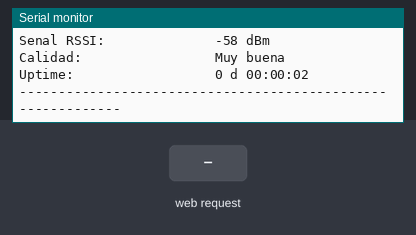
This sketch was run on a simulated ESP32. On the bench: the last lines printed to the serial monitor. The test bench sets the inputs (shaded band). WiFi joins after 1.5 s; servers stay silent unless stated; the local clock reads 2024-03-15 10:24:30 at power-on unless the sketch sets it.

Above: at 3.8 s.
3.9 s: HTTP request GET / received
At 4.3 s:
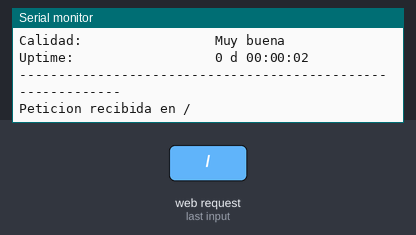
5.4 s: HTTP request GET /ping received
At 6.6 s:
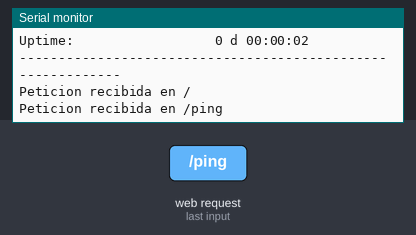

The sketch:

DOIT_ESP32_DEVKIT_V1_10_WEB_STATUS.ino
```cpp
/*
  Proyecto: DOIT_ESP32_DEVKIT_V1_10_WEB_STATUS

  Nombre visible: 004 - Web Status

  Placa: ESP32 DEVKIT V1 / ESP-WROOM-32
  Entorno: Arduino IDE 2

  Objetivo:
  - Crear una red Wi-Fi propia en modo Access Point.
  - Permitir acceder siempre a la pagina web desde http://192.168.10.1/
  - Conectar tambien el ESP32 a una red Wi-Fi conocida, si esta disponible.
  - Verificar resolucion DNS desde la placa.
  - Sincronizar fecha y hora usando NTP.
  - Mostrar una pagina de estado desde el navegador.
  - Mostrar la pagina aunque la hora aun no haya sincronizado.
  - Informar estado AP, estado Wi-Fi, IPs, RSSI, uptime y hora local.

  IMPORTANTE:
  Crear un archivo config_wifi.h en la misma carpeta del sketch.
*/

#include <WiFi.h>
#include <WebServer.h>
#include <time.h>
#include "config_wifi.h"

// ------------------------------------------------------------
// CONFIGURACION GENERAL
// ------------------------------------------------------------

const unsigned long INTERVALO_REPORTE_MS = 10000;
const unsigned long INTERVALO_REINTENTO_NTP_MS = 60000;
const unsigned long TIMEOUT_NTP_TOTAL_MS = 30000;

unsigned long ultimoReporte = 0;
unsigned long ultimoIntentoNTP = 0;

bool horaSincronizada = false;
bool servidorIniciado = false;

// ------------------------------------------------------------
// CONFIGURACION ACCESS POINT
// ------------------------------------------------------------

const char* AP_SSID = "ESP32_WEB_STATUS";
const char* AP_PASSWORD = "esp32status";

// Usamos 192.168.10.1 para evitar conflictos con redes domesticas comunes
IPAddress AP_IP(192, 168, 10, 1);
IPAddress AP_GATEWAY(192, 168, 10, 1);
IPAddress AP_SUBNET(255, 255, 255, 0);

// ------------------------------------------------------------
// CONFIGURACION NTP
// ------------------------------------------------------------

// Zona horaria Argentina: UTC-3
const long GMT_OFFSET_SEC = -3 * 60 * 60;
const int DAYLIGHT_OFFSET_SEC = 0;

// Servidores NTP
const char* NTP_SERVER_1 = "ar.pool.ntp.org";
const char* NTP_SERVER_2 = "south-america.pool.ntp.org";
const char* NTP_SERVER_3 = "pool.ntp.org";

// DNS externos para la conexion STA
IPAddress DNS_PRIMARIO(8, 8, 8, 8);
IPAddress DNS_SECUNDARIO(1, 1, 1, 1);

// Servidor web en puerto 80
WebServer servidor(80);

// ------------------------------------------------------------
// FUNCIONES AUXILIARES
// ------------------------------------------------------------

void imprimirSeparador() {
  Serial.println("------------------------------------------------------------");
}

String estadoWiFi(wl_status_t estado) {
  switch (estado) {
    case WL_CONNECTED:
      return "Conectado";
    case WL_NO_SSID_AVAIL:
      return "SSID no disponible";
    case WL_CONNECT_FAILED:
      return "Conexion fallida";
    case WL_CONNECTION_LOST:
      return "Conexion perdida";
    case WL_DISCONNECTED:
      return "Desconectado";
    case WL_IDLE_STATUS:
      return "En espera";
    default:
      return "Estado desconocido";
  }
}

bool obtenerTiempoLocal(struct tm* infoTiempo, uint32_t timeoutMs = 100) {
  return getLocalTime(infoTiempo, timeoutMs);
}

String obtenerFechaHora() {
  struct tm infoTiempo;

  if (!obtenerTiempoLocal(&infoTiempo)) {
    return "Hora no sincronizada";
  }

  char buffer[32];
  strftime(buffer, sizeof(buffer), "%d/%m/%Y %H:%M:%S", &infoTiempo);

  return String(buffer);
}

String obtenerDiaSemana() {
  struct tm infoTiempo;

  if (!obtenerTiempoLocal(&infoTiempo)) {
    return "No disponible";
  }

  const char* dias[] = {
    "Domingo",
    "Lunes",
    "Martes",
    "Miercoles",
    "Jueves",
    "Viernes",
    "Sabado"
  };

  return String(dias[infoTiempo.tm_wday]);
}

String obtenerUptime() {
  unsigned long totalSegundos = millis() / 1000;

  unsigned long dias = totalSegundos / 86400;
  totalSegundos %= 86400;

  unsigned long horas = totalSegundos / 3600;
  totalSegundos %= 3600;

  unsigned long minutos = totalSegundos / 60;
  unsigned long segundos = totalSegundos % 60;

  char buffer[40];
  snprintf(buffer, sizeof(buffer), "%lu d %02lu:%02lu:%02lu", dias, horas, minutos, segundos);

  return String(buffer);
}

String calidadSenal(int rssi) {
  if (WiFi.status() != WL_CONNECTED) {
    return "No disponible";
  }

  if (rssi >= -50) {
    return "Excelente";
  } else if (rssi >= -60) {
    return "Muy buena";
  } else if (rssi >= -70) {
    return "Buena";
  } else if (rssi >= -80) {
    return "Regular";
  } else {
    return "Debil";
  }
}

String htmlEscape(String texto) {
  texto.replace("&", "&amp;");
  texto.replace("<", "&lt;");
  texto.replace(">", "&gt;");
  texto.replace("\"", "&quot;");
  texto.replace("'", "&#39;");
  return texto;
}

String obtenerRSSITexto() {
  if (WiFi.status() != WL_CONNECTED) {
    return "No disponible";
  }

  return String(WiFi.RSSI()) + " dBm";
}

String generarEstadoHora() {
  if (horaSincronizada) {
    return "Sincronizada";
  } else {
    return "Pendiente";
  }
}

// ------------------------------------------------------------
// ACCESS POINT
// ------------------------------------------------------------

void iniciarAccessPoint() {
  Serial.println();
  Serial.println("Iniciando red propia del ESP32...");

  WiFi.mode(WIFI_AP_STA);
  WiFi.setSleep(false);

  if (!WiFi.softAPConfig(AP_IP, AP_GATEWAY, AP_SUBNET)) {
    Serial.println("No se pudo configurar la IP del Access Point.");
  }

  bool apIniciado = WiFi.softAP(AP_SSID, AP_PASSWORD);

  if (apIniciado) {
    Serial.println("Access Point iniciado correctamente.");
    Serial.print("SSID AP: ");
    Serial.println(AP_SSID);
    Serial.print("Password AP: ");
    Serial.println(AP_PASSWORD);
    Serial.print("IP AP: ");
    Serial.println(WiFi.softAPIP());
    Serial.print("URL AP: http://");
    Serial.println(WiFi.softAPIP());
  } else {
    Serial.println("No se pudo iniciar el Access Point.");
  }

  Serial.println();
}

// ------------------------------------------------------------
// WIFI STA
// ------------------------------------------------------------

void conectarWiFiSTA() {
  Serial.println();
  Serial.println("Conectando a Wi-Fi domestico...");
  Serial.print("SSID STA: ");
  Serial.println(WIFI_SSID);

  WiFi.mode(WIFI_AP_STA);
  WiFi.setSleep(false);

  // Mismo esquema usado en el proyecto NTP que funciono correctamente.
  if (!WiFi.config(INADDR_NONE, INADDR_NONE, INADDR_NONE, DNS_PRIMARIO, DNS_SECUNDARIO)) {
    Serial.println("No se pudo configurar DNS personalizados.");
  }

  WiFi.begin(WIFI_SSID, WIFI_PASSWORD);

  int intentos = 0;

  while (WiFi.status() != WL_CONNECTED && intentos < 30) {
    delay(500);
    Serial.print(".");
    servidor.handleClient();
    intentos++;
  }

  Serial.println();

  if (WiFi.status() == WL_CONNECTED) {
    Serial.println("Conexion Wi-Fi domestica establecida correctamente.");
    Serial.print("IP STA: ");
    Serial.println(WiFi.localIP());
    Serial.print("Gateway STA: ");
    Serial.println(WiFi.gatewayIP());
    Serial.print("DNS 1: ");
    Serial.println(WiFi.dnsIP(0));
    Serial.print("DNS 2: ");
    Serial.println(WiFi.dnsIP(1));
    Serial.print("RSSI: ");
    Serial.print(WiFi.RSSI());
    Serial.println(" dBm");
  } else {
    Serial.println("No se pudo conectar al Wi-Fi domestico.");
    Serial.print("Estado final: ");
    Serial.println(estadoWiFi(WiFi.status()));
    Serial.println("La pagina web seguira disponible desde la red propia del ESP32.");
  }

  Serial.println();
}

// ------------------------------------------------------------
// DIAGNOSTICO DNS
// ------------------------------------------------------------

bool probarDNS(const char* servidorNTP) {
  IPAddress ip;

  Serial.print("Resolviendo ");
  Serial.print(servidorNTP);
  Serial.print(" ... ");

  if (WiFi.hostByName(servidorNTP, ip) && ip != IPAddress(0, 0, 0, 0)) {
    Serial.print("OK -> ");
    Serial.println(ip);
    return true;
  } else {
    Serial.print("ERROR DNS -> ");
    Serial.println(ip);
    return false;
  }
}

bool diagnosticarDNS() {
  if (WiFi.status() != WL_CONNECTED) {
    Serial.println("No se puede probar DNS sin conexion Wi-Fi domestica.");
    return false;
  }

  Serial.println("Diagnostico DNS:");

  bool ok1 = probarDNS(NTP_SERVER_1);
  bool ok2 = probarDNS(NTP_SERVER_2);
  bool ok3 = probarDNS(NTP_SERVER_3);
  bool ok4 = probarDNS("time.nist.gov");

  Serial.println();

  return ok1 || ok2 || ok3 || ok4;
}

// ------------------------------------------------------------
// NTP
// ------------------------------------------------------------

bool sincronizarHoraNTP(bool mostrarDetalle = true) {
  if (WiFi.status() != WL_CONNECTED) {
    if (mostrarDetalle) {
      Serial.println("No se puede sincronizar NTP sin conexion Wi-Fi domestica.");
    }
    return false;
  }

  if (mostrarDetalle) {
    Serial.println("Sincronizando hora mediante NTP...");
    Serial.print("Servidor 1: ");
    Serial.println(NTP_SERVER_1);
    Serial.print("Servidor 2: ");
    Serial.println(NTP_SERVER_2);
    Serial.print("Servidor 3: ");
    Serial.println(NTP_SERVER_3);
  }

  configTime(
    GMT_OFFSET_SEC,
    DAYLIGHT_OFFSET_SEC,
    NTP_SERVER_1,
    NTP_SERVER_2,
    NTP_SERVER_3
  );

  struct tm infoTiempo;
  unsigned long inicio = millis();
  unsigned long ultimoPunto = 0;

  while (millis() - inicio < TIMEOUT_NTP_TOTAL_MS) {
    servidor.handleClient();

    if (getLocalTime(&infoTiempo, 100)) {
      horaSincronizada = true;

      if (mostrarDetalle) {
        Serial.println();
        Serial.println("Hora sincronizada correctamente.");
        Serial.print("Fecha y hora actual: ");
        Serial.println(obtenerFechaHora());
        Serial.println();
      }

      return true;
    }

    if (mostrarDetalle && millis() - ultimoPunto >= 500) {
      Serial.print(".");
      ultimoPunto = millis();
    }

    delay(10);
  }

  if (mostrarDetalle) {
    Serial.println();
    Serial.println("No se pudo sincronizar la hora despues de 30 segundos.");
    Serial.println("La pagina web quedara disponible igualmente.");
    Serial.println();
  }

  return false;
}

// ------------------------------------------------------------
// PAGINA WEB
// ------------------------------------------------------------

String generarFila(String etiqueta, String valor) {
  String fila = "";

  fila += "<tr>";
  fila += "<td class='etiqueta'>" + htmlEscape(etiqueta) + "</td>";
  fila += "<td class='valor'>" + htmlEscape(valor) + "</td>";
  fila += "</tr>";

  return fila;
}

String generarPaginaHTML() {
  String html = "";

  html += "<!DOCTYPE html>";
  html += "<html lang='es'>";
  html += "<head>";
  html += "<meta charset='UTF-8'>";
  html += "<meta name='viewport' content='width=device-width, initial-scale=1.0'>";
  html += "<meta http-equiv='refresh' content='5'>";
  html += "<title>ESP32 Web Status</title>";

  html += "<style>";
  html += "body{font-family:Arial,sans-serif;background:#f2f4f8;margin:0;padding:20px;color:#222;}";
  html += ".contenedor{max-width:820px;margin:0 auto;background:white;border-radius:14px;padding:24px;box-shadow:0 4px 18px rgba(0,0,0,0.12);}";
  html += "h1{margin-top:0;color:#1f3b57;}";
  html += ".subtitulo{color:#555;margin-bottom:22px;}";
  html += ".badge{display:inline-block;background:#00979D;color:white;padding:6px 10px;border-radius:20px;font-size:0.85rem;margin-bottom:14px;}";
  html += ".ok{display:inline-block;background:#d8f5df;color:#126426;padding:6px 10px;border-radius:8px;font-weight:bold;}";
  html += ".pendiente{display:inline-block;background:#fff2c2;color:#735600;padding:6px 10px;border-radius:8px;font-weight:bold;}";
  html += "table{width:100%;border-collapse:collapse;margin-top:16px;}";
  html += "td{padding:10px;border-bottom:1px solid #e6e6e6;}";
  html += ".etiqueta{font-weight:bold;width:38%;color:#444;}";
  html += ".valor{font-family:monospace;color:#111;}";
  html += ".footer{margin-top:20px;font-size:0.85rem;color:#666;}";
  html += "</style>";

  html += "</head>";
  html += "<body>";
  html += "<div class='contenedor'>";

  html += "<span class='badge'>ESP32 DEVKIT V1 / ESP-WROOM-32</span>";
  html += "<h1>004 - Web Status</h1>";
  html += "<p class='subtitulo'>Estado general del ESP32 publicado desde un servidor web local.</p>";

  if (horaSincronizada) {
    html += "<p><span class='ok'>Hora sincronizada</span></p>";
  } else {
    html += "<p><span class='pendiente'>Hora pendiente de sincronizacion</span></p>";
  }

  html += "<table>";

  html += generarFila("Modo", "Access Point + Station");
  html += generarFila("SSID AP", AP_SSID);
  html += generarFila("IP AP", WiFi.softAPIP().toString());
  html += generarFila("URL AP", "http://" + WiFi.softAPIP().toString());

  html += generarFila("Estado Wi-Fi domestico", estadoWiFi(WiFi.status()));
  html += generarFila("SSID domestico", WiFi.SSID());
  html += generarFila("IP STA", WiFi.localIP().toString());
  html += generarFila("Gateway STA", WiFi.gatewayIP().toString());
  html += generarFila("DNS 1", WiFi.dnsIP(0).toString());
  html += generarFila("DNS 2", WiFi.dnsIP(1).toString());
  html += generarFila("MAC", WiFi.macAddress());
  html += generarFila("Canal", String(WiFi.channel()));
  html += generarFila("RSSI", obtenerRSSITexto());
  html += generarFila("Calidad de senal", calidadSenal(WiFi.RSSI()));

  html += generarFila("Estado hora", generarEstadoHora());
  html += generarFila("Fecha y hora", obtenerFechaHora());
  html += generarFila("Dia semana", obtenerDiaSemana());
  html += generarFila("Zona horaria", "Argentina UTC-3");
  html += generarFila("Uptime", obtenerUptime());

  html += "</table>";

  html += "<p class='footer'>La pagina se actualiza automaticamente cada 5 segundos.</p>";
  html += "</div>";
  html += "</body>";
  html += "</html>";

  return html;
}

// ------------------------------------------------------------
// SERVIDOR WEB
// ------------------------------------------------------------

void manejarRaiz() {
  Serial.println("Peticion recibida en /");
  servidor.send(200, "text/html; charset=utf-8", generarPaginaHTML());
}

void manejarPing() {
  Serial.println("Peticion recibida en /ping");
  servidor.send(200, "text/plain; charset=utf-8", "pong");
}

void manejarNoEncontrado() {
  String mensaje = "Ruta no encontrada\n\n";
  mensaje += "URI: ";
  mensaje += servidor.uri();
  mensaje += "\n";

  servidor.send(404, "text/plain; charset=utf-8", mensaje);
}

void iniciarServidorWeb() {
  if (!servidorIniciado) {
    servidor.on("/", manejarRaiz);
    servidor.on("/ping", manejarPing);
    servidor.onNotFound(manejarNoEncontrado);
    servidor.begin();

    servidorIniciado = true;
  }

  Serial.println("Servidor web iniciado.");
  Serial.print("URL desde red propia del ESP32: http://");
  Serial.println(WiFi.softAPIP());

  if (WiFi.status() == WL_CONNECTED) {
    Serial.print("URL desde red domestica, si es accesible: http://");
    Serial.println(WiFi.localIP());
  }

  Serial.println();
}

// ------------------------------------------------------------
// REPORTE SERIAL
// ------------------------------------------------------------

void imprimirReporteSerial() {
  imprimirSeparador();
  Serial.println("Web Status - Estado general");
  imprimirSeparador();

  String urlAP = "http://" + WiFi.softAPIP().toString();
  String ipSTA = WiFi.localIP().toString();

  Serial.printf("%-24s %s\n", "Modo:", "Access Point + Station");
  Serial.printf("%-24s %s\n", "SSID AP:", AP_SSID);
  Serial.printf("%-24s %s\n", "IP AP:", WiFi.softAPIP().toString().c_str());
  Serial.printf("%-24s %s\n", "URL AP:", urlAP.c_str());

  Serial.printf("%-24s %s\n", "Estado Wi-Fi:", estadoWiFi(WiFi.status()).c_str());
  Serial.printf("%-24s %s\n", "SSID domestico:", WiFi.SSID().c_str());
  Serial.printf("%-24s %s\n", "IP STA:", ipSTA.c_str());
  Serial.printf("%-24s %s\n", "Gateway STA:", WiFi.gatewayIP().toString().c_str());
  Serial.printf("%-24s %s\n", "DNS 1:", WiFi.dnsIP(0).toString().c_str());
  Serial.printf("%-24s %s\n", "DNS 2:", WiFi.dnsIP(1).toString().c_str());

  Serial.printf("%-24s %s\n", "Estado hora:", generarEstadoHora().c_str());
  Serial.printf("%-24s %s\n", "Fecha y hora:", obtenerFechaHora().c_str());
  Serial.printf("%-24s %s\n", "Dia semana:", obtenerDiaSemana().c_str());
  Serial.printf("%-24s %s\n", "Senal RSSI:", obtenerRSSITexto().c_str());
  Serial.printf("%-24s %s\n", "Calidad:", calidadSenal(WiFi.RSSI()).c_str());
  Serial.printf("%-24s %s\n", "Uptime:", obtenerUptime().c_str());

  imprimirSeparador();
  Serial.println();
}

// ------------------------------------------------------------
// SETUP
// ------------------------------------------------------------

void setup() {
  Serial.begin(115200);
  delay(1000);

  Serial.println();
  Serial.println("==============================================");
  Serial.println("DOIT ESP32 DEVKIT V1 - WEB STATUS");
  Serial.println("==============================================");

  iniciarAccessPoint();
  iniciarServidorWeb();

  conectarWiFiSTA();

  if (WiFi.status() == WL_CONNECTED) {
    diagnosticarDNS();
    sincronizarHoraNTP(true);
  }

  imprimirReporteSerial();
  ultimoReporte = millis();
  ultimoIntentoNTP = millis();
}

// ------------------------------------------------------------
// LOOP PRINCIPAL
// ------------------------------------------------------------

void loop() {
  servidor.handleClient();

  unsigned long ahora = millis();

  if (WiFi.status() == WL_CONNECTED) {
    if (!horaSincronizada && ahora - ultimoIntentoNTP >= INTERVALO_REINTENTO_NTP_MS) {
      ultimoIntentoNTP = ahora;

      Serial.println("Reintentando sincronizacion NTP...");
      diagnosticarDNS();
      sincronizarHoraNTP(false);
    }
  } else {
    static unsigned long ultimoIntentoWiFi = 0;

    if (ahora - ultimoIntentoWiFi >= 30000) {
      ultimoIntentoWiFi = ahora;

      Serial.println("Wi-Fi domestico desconectado. Intentando reconectar...");
      conectarWiFiSTA();

      if (WiFi.status() == WL_CONNECTED) {
        diagnosticarDNS();
        sincronizarHoraNTP(true);
        ultimoIntentoNTP = millis();
      }
    }
  }

  if (ahora - ultimoReporte >= INTERVALO_REPORTE_MS) {
    ultimoReporte = ahora;
    imprimirReporteSerial();
  }
}
```

config_wifi.h
```cpp
#ifndef CONFIG_WIFI_H
#define CONFIG_WIFI_H

const char* WIFI_SSID = "NOMBRE_DE_TU_RED";
const char* WIFI_PASSWORD = "CONTRASENA_DE_TU_RED";

#endif
```

Measured:
- after the input at 3.9 s, the serial monitor: prints a new line at once (image 1)
- after the input at 5.4 s, the serial monitor: prints a new line at once (image 2)
